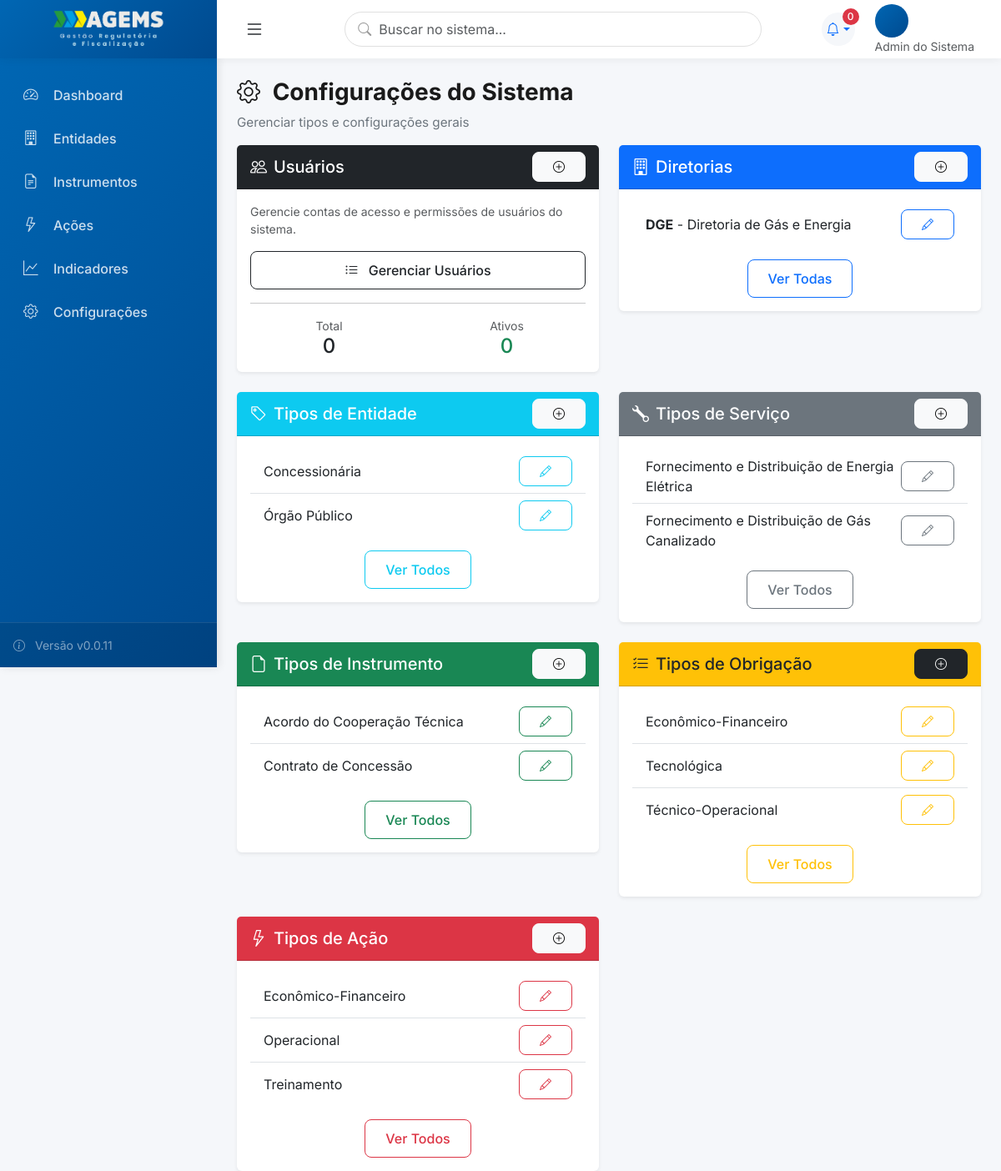
The page /configuracoes/ (signed in) on the database as committed earlier.
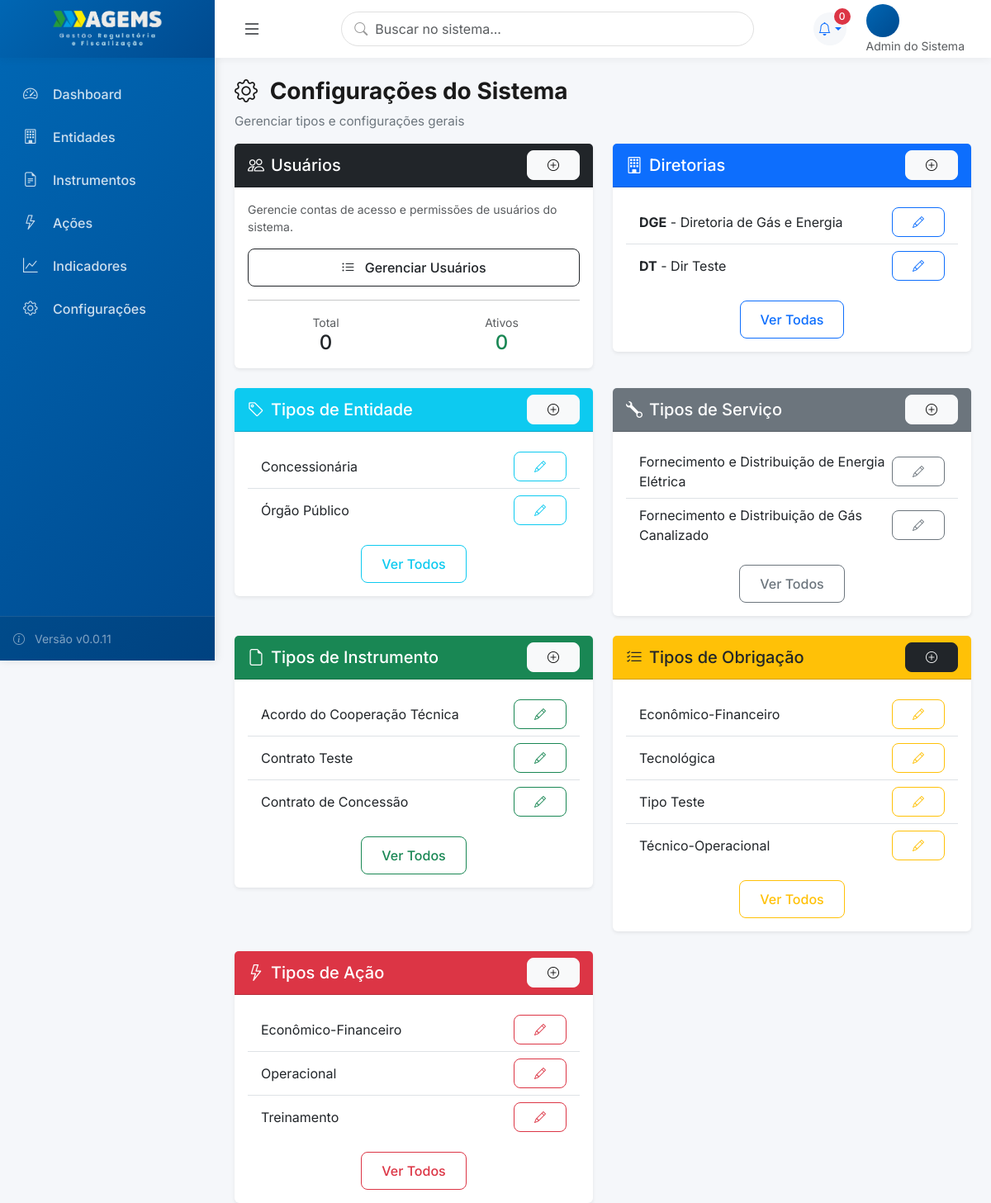
The same page on the database as committed later.
### core/models.py (models this page shows, shortened)
class Diretoria(models.Model):
    nome = models.CharField('Nome da Diretoria', max_length=200)
    sigla = models.CharField('Sigla', max_length=10, unique=True)
    diretor_responsavel = models.CharField('Diretor Responsável', max_length=200, blank=True)
    descricao = models.TextField('Descrição', blank=True)
    ativa = models.BooleanField('Ativa', default=True)
    data_criacao = models.DateTimeField('Data de Criação', auto_now_add=True)
    class Meta:
        verbose_name = 'Diretoria'
        verbose_name_plural = 'Diretorias'
        ordering = ['sigla']

class TipoEntidade(models.Model):
    nome = models.CharField('Nome do Tipo', max_length=100, unique=True)
    descricao = models.TextField('Descrição', blank=True)
    ativo = models.BooleanField('Ativo', default=True)
    class Meta:
        verbose_name = 'Tipo de Entidade'
        verbose_name_plural = 'Tipos de Entidade'
        ordering = ['nome']

class TipoServico(models.Model):
    nome = models.CharField('Nome do Serviço', max_length=100, unique=True)
    descricao = models.TextField('Descrição', blank=True)
    ativo = models.BooleanField('Ativo', default=True)
    class Meta:
        verbose_name = 'Tipo de Serviço'
        verbose_name_plural = 'Tipos de Serviço'
        ordering = ['nome']

class TipoInstrumento(models.Model):
    nome = models.CharField('Nome do Tipo', max_length=100, unique=True)
    descricao = models.TextField('Descrição', blank=True)
    ativo = models.BooleanField('Ativo', default=True)
    class Meta:
        verbose_name = 'Tipo de Instrumento'
        verbose_name_plural = 'Tipos de Instrumento'
        ordering = ['nome']

class TipoObrigacao(models.Model):
    nome = models.CharField('Nome do Tipo', max_length=100, unique=True)
    descricao = models.TextField('Descrição', blank=True)
    ativo = models.BooleanField('Ativo', default=True)
    class Meta:
        verbose_name = 'Tipo de Obrigação'
        verbose_name_plural = 'Tipos de Obrigação'
        ordering = ['nome']

class TipoAcao(models.Model):
    nome = models.CharField('Nome do Tipo', max_length=100, unique=True)
    descricao = models.TextField('Descrição', blank=True)
    ativo = models.BooleanField('Ativo', default=True)
    class Meta:
        verbose_name = 'Tipo de Ação'
        verbose_name_plural = 'Tipos de Ação'
        ordering = ['nome']

### core/config_views.py (the view)
# urls.py: path('configuracoes/', configuracoes, name='configuracoes'),
@login_required
def configuracoes(request):
    context = {
        'diretorias': Diretoria.objects.all(),
        'tipos_entidade': TipoEntidade.objects.all(),
        'tipos_servico': TipoServico.objects.all(),
        'tipos_instrumento': TipoInstrumento.objects.all(),
        'tipos_obrigacao': TipoObrigacao.objects.all(),
        'tipos_acao': TipoAcao.objects.all(),
    }
    return render(request, 'core/configuracoes.html', context)

### usuarios/models.py (called while the page is built)
    def pode_criar_usuario(self):
        return self.perfil in [0, 1, 2, 3]  # Admin, Diretoria, Assessoria, Coordenação

### templates/core/configuracoes.html (shortened to what the changed rows need)
﻿{% extends 'base_modern.html' %}
{% block content %}
<div class="page-header">
    <h1 class="page-title">
        <i class="bi bi-gear me-2"></i>
        Configurações do Sistema
    </h1>
</div>
<div class="row g-4">
    <div class="col-md-6">
        <div class="card border-0 shadow-sm">
            <div class="card-body">
                <div class="list-group list-group-flush">
                    {% for dir in diretorias %}
                    <div class="list-group-item d-flex justify-content-between align-items-center">
                        <div>
                            <strong>{{dir.sigla}}</strong> - {{dir.nome}}
                        </div>
                        <div class="btn-group btn-group-sm">
                            <a href="{% url 'diretoria_edit' dir.pk %}" class="btn btn-outline-primary">
                                <i class="bi bi-pencil"></i>
                            </a>
                        </div>
                    </div>
                    {% endfor %}
                </div>
            </div>
        </div>
    </div>
    <div class="col-md-6">
        <div class="card border-0 shadow-sm">
            <div class="card-body">
                <div class="list-group list-group-flush">
                    {% for tipo in tipos_entidade %}
                    <div class="list-group-item d-flex justify-content-between align-items-center">
                        {{tipo.nome}}
                        <a href="{% url 'tipoentidade_edit' tipo.pk %}" class="btn btn-sm btn-outline-info">
                            <i class="bi bi-pencil"></i>
                        </a>
                    </div>
                    {% endfor %}
                </div>
            </div>
        </div>
    </div>
    <div class="col-md-6">
        <div class="card border-0 shadow-sm">
            <div class="card-body">
                <div class="list-group list-group-flush">
                    {% for tipo in tipos_servico %}
                    <div class="list-group-item d-flex justify-content-between align-items-center">
                        {{tipo.nome}}
                        <a href="{% url 'tiposervico_edit' tipo.pk %}" class="btn btn-sm btn-outline-secondary">
                            <i class="bi bi-pencil"></i>
                        </a>
                    </div>
                    {% endfor %}
                </div>
            </div>
        </div>
    </div>
    <div class="col-md-6">
        <div class="card border-0 shadow-sm">
            <div class="card-body">
                <div class="list-group list-group-flush">
                    {% for tipo in tipos_instrumento %}
                    <div class="list-group-item d-flex justify-content-between align-items-center">
                        {{tipo.nome}}
                        <a href="{% url 'tipoinstrumento_edit' tipo.pk %}" class="btn btn-sm btn-outline-success">
                            <i class="bi bi-pencil"></i>
                        </a>
                    </div>
                    {% endfor %}
                </div>
            </div>
        </div>
    </div>
    <div class="col-md-6">
        <div class="card border-0 shadow-sm">
            <div class="card-body">
                <div class="list-group list-group-flush">
                    {% for tipo in tipos_obrigacao %}
                    <div class="list-group-item d-flex justify-content-between align-items-center">
                        {{tipo.nome}}
                        <a href="{% url 'tipoobrigacao_edit' tipo.pk %}" class="btn btn-sm btn-outline-warning">
                            <i class="bi bi-pencil"></i>
                        </a>
                    </div>
                    {% endfor %}
                </div>
            </div>
        </div>
    </div>
    <div class="col-md-6">
        <div class="card border-0 shadow-sm">
            <div class="card-body">
                <div class="list-group list-group-flush">
                    {% for tipo in tipos_acao %}
                    <div class="list-group-item d-flex justify-content-between align-items-center">
                        {{tipo.nome}}
                        <a href="{% url 'tipoacao_edit' tipo.pk %}" class="btn btn-sm btn-outline-danger">
                            <i class="bi bi-pencil"></i>
                        </a>
                    </div>
                    {% endfor %}
                </div>
            </div>
        </div>
    </div>
</div>
{% endblock %}

Rows that differ between the two databases and show on the page:
added Diretoria: sigla "DT", nome "Dir Teste"
added TipoInstrumento: nome "Contrato Teste"
added TipoObrigacao: nome "Tipo Teste"
